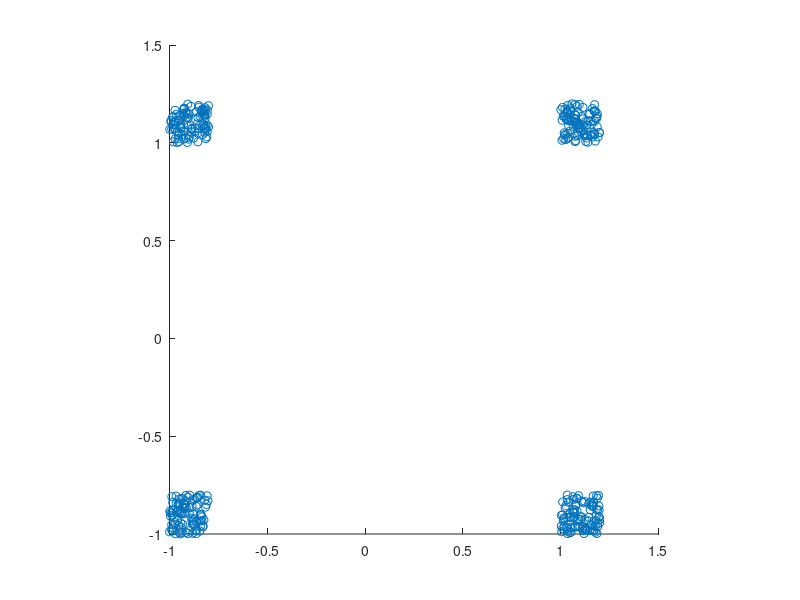

This chart was generated by the following MATLAB code: (Note: this script raises an error after producing the figure.)
%Warping test
MeanPoints=[-1 -1;1 1;-1 1;1 -1];
X=cell2mat(arrayfun(@(x) 0.2*rand(1,100)+x,MeanPoints(:,1)','UniformOutput',0));
Y=cell2mat(arrayfun(@(y) 0.2*rand(1,100)+y,MeanPoints(:,2)','UniformOutput',0));
scatter(X,Y);axis square

VarX=var(X);
VarY=var(Y);
CovXY=cov(X,Y);

for i=1:16
    Color=obj.ManData.ReshapeCell2Mat(ColorAxisTime{i},1)';
    Shape=obj.ManData.ReshapeCell2Mat(ShapeAxisTime{i},1)';
    Color=obj.ManData.SmoothData(Color,obj.WidthSmoothing,'SmoothingMethod',obj.SmoothingMethod,'DimSmoothing',2);
    Shape=obj.ManData.SmoothData(Shape,obj.WidthSmoothing,'SmoothingMethod',obj.SmoothingMethod,'DimSmoothing',2);

    % calculate covariance at each time point 
    Cov=arrayfun(@(x) cov(Color(:,x),Shape(:,x)),1:141,'UniformOutput',0);
    CovCol(:,i)=cellfun(@(x) x(1,1),Cov);
    CovSh(:,i)=cellfun(@(x) x(2,2),Cov);
    CovColSh1(:,i)=cellfun(@(x) x(1,2),Cov);  
    CovColSh2(:,i)=cellfun(@(x) x(2,1),Cov);     
end
figure
Col=copper(16);MM=10;
subplot(221);hold on
arrayfun(@(x) plot(AnalysisOpts.Time,CovCol(:,x),'color',Col(x,:)),1:16);title('color')
subplot(222);hold on
arrayfun(@(x) plot(AnalysisOpts.Time,CovSh(:,x),'color',Col(x,:)),1:16);title('shape')
subplot(223);hold on
arrayfun(@(x) plot(AnalysisOpts.Time,CovColSh1(:,x),'color',Col(x,:)),1:16);title('colorshape')
subplot(224);hold on
arrayfun(@(x) plot(AnalysisOpts.Time,CovColSh2(:,x),'color',Col(x,:)),1:16);title('colorshape')




% Define your covariance matrix
i=16;
figure
for T=1:5:141
    cla
    data_x=obj.ManData.ReshapeCell2Mat(ColorAxisTime{i},1)';
    data_y=obj.ManData.ReshapeCell2Mat(ShapeAxisTime{i},1)';
    Cov=arrayfun(@(x) cov(data_x(:,x),data_y(:,x)),1:141,'UniformOutput',0);
    
    data_x=data_x(:,T);
    data_y=data_y(:,T);
    cov_matrix = Cov{T};
    
    % Calculate eigenvalues and eigenvectors
    [eigenvec, eigenval] = eig(cov_matrix);
    
    % Determine major and minor axes
    major_axis = sqrt(max(diag(eigenval)));
    minor_axis = sqrt(min(diag(eigenval)));
    
    % Calculate the angle of rotation for the ellipse
    angle = atan2(eigenvec(2, 1), eigenvec(1, 1));
    
    % Create an array of angles for the ellipse
    theta = linspace(0, 2 * pi, 100);
    
    % Calculate the points on the ellipse
    x = major_axis * cos(theta);
    y = minor_axis * sin(theta);
    
    % Rotate the points to match the orientation of the major axis
    x_rotated = x * cos(angle) - y * sin(angle);
    y_rotated = x * sin(angle) + y * cos(angle);
    
    % Calculate the center of the ellipse (mean values of your data)
    center_x = mean(data_x);
    center_y = mean(data_y);
    
    % Translate the points to the center
    x_final = center_x + x_rotated;
    y_final = center_y + y_rotated;
    
    % Plot the ellipse and data points
    plot(x_final, y_final, 'b');  % Plot the ellipse in blue
    hold on;
    scatter(data_x, data_y, 'ro');  % Scatter plot of data points in red
    xlabel('Variable X');
    ylabel('Variable Y');
    title('Confidence Ellipse');
    axis equal;
    grid on;
    title(sprintf('T:%0.2f',AnalysisOpts.Time(T)))
    pause
end


% Define your covariance matrix
i=16;
figure
for T=1:5:141
    cla
    data_x=obj.ManData.ReshapeCell2Mat(ColorAxisTime{i},1)';
    data_y=obj.ManData.ReshapeCell2Mat(ShapeAxisTime{i},1)';
    Cov=arrayfun(@(x) cov(data_x(:,x),data_y(:,x)),1:141,'UniformOutput',0);
    
    data_x=data_x(:,T);
    data_y=data_y(:,T);
    cov_matrix = Cov{T};
    % Calculate the eigenvalues and eigenvectors of the covariance matrix
    [eigenvectors, eigenvalues] = eig(cov_matrix);
    
    % Extract the major and minor eigenvalues
    major_eigenvalue = max(diag(eigenvalues));
    minor_eigenvalue = min(diag(eigenvalues));
    
    % Determine the angle of rotation for the rectangle
    angle = atan2(eigenvectors(2, 1), eigenvectors(1, 1));
    
    % Calculate the standard deviations along each axis
    std_major = sqrt(major_eigenvalue);
    std_minor = sqrt(minor_eigenvalue);
    
    % Calculate the half-lengths of the sides of the rectangle
    half_width = 2 * std_minor;
    half_height = 2 * std_major;
    
    % Calculate the center of the rectangle (mean values of your data)
    center_x = mean(data_x);
    center_y = mean(data_y);
    
    % Calculate the coordinates of the four corners of the rotated rectangle
    x1 = center_x + half_width * cos(angle) - half_height * sin(angle);
    y1 = center_y + half_width * sin(angle) + half_height * cos(angle);
    x2 = center_x - half_width * cos(angle) - half_height * sin(angle);
    y2 = center_y - half_width * sin(angle) + half_height * cos(angle);
    x3 = center_x - half_width * cos(angle) + half_height * sin(angle);
    y3 = center_y - half_width * sin(angle) - half_height * cos(angle);
    x4 = center_x + half_width * cos(angle) + half_height * sin(angle);
    y4 = center_y + half_width * sin(angle) - half_height * cos(angle);
    
    % Plot the rotated rectangle and data points
    plot([x1, x2, x3, x4, x1], [y1, y2, y3, y4, y1], 'b');  % Plot the rotated rectangle in blue
    hold on;
    scatter(data_x, data_y, 'ro');  % Scatter plot of data points in red
    xlabel('Variable X');
    ylabel('Variable Y');
    title('Rotated Rectangle Representation');
    axis equal;
    grid on;
    title(sprintf('T:%0.2f',AnalysisOpts.Time(T)))
    pause
end



%% plot superimpose rectangles during learning 
figure
Col=copper(16);
k=1;
for T=[0:0.05:0.4]
    Ta=find(AnalysisOpts.Time>=T,1,'first');
        subplot(3,3,k)
    for i=[1:16]
        
        data_x=obj.ManData.ReshapeCell2Mat(ColorAxisTime{i},1)';
        data_y=obj.ManData.ReshapeCell2Mat(ShapeAxisTime{i},1)';
        
        data_x=obj.ManData.SmoothData(data_x,obj.WidthSmoothing,'SmoothingMethod',obj.SmoothingMethod,'DimSmoothing',2);
        data_y=obj.ManData.SmoothData(data_y,obj.WidthSmoothing,'SmoothingMethod',obj.SmoothingMethod,'DimSmoothing',2);

        Cov=arrayfun(@(x) cov(data_x(:,x),data_y(:,x)),1:141,'UniformOutput',0);
        
        data_x=data_x(:,Ta);
        data_y=data_y(:,Ta);
        cov_matrix = Cov{Ta};
        CovRectangle(data_x,data_y,cov_matrix,Ta,Col,i,0)
        % CovEllipse(data_x,data_y,cov_matrix,T,Col,i)
       % CovParralelogram(data_x,data_y,cov_matrix,Ta,Col,i,0)
    end
    k=k+1;
end


%% plot encoding for each object 

Col=copper(16);
for i=[1:16 ]
    k=1;figure
    for T=[0:0.05:0.4]
        Ta=find(AnalysisOpts.Time>=T,1,'first');
                
        subplot(3,3,k)
        data_x=obj.ManData.ReshapeCell2Mat(ColorAxisTime{i},1)';
        data_y=obj.ManData.ReshapeCell2Mat(ShapeAxisTime{i},1)';
        
        data_x=obj.ManData.SmoothData(data_x,obj.WidthSmoothing,'SmoothingMethod',obj.SmoothingMethod,'DimSmoothing',2);
        data_y=obj.ManData.SmoothData(data_y,obj.WidthSmoothing,'SmoothingMethod',obj.SmoothingMethod,'DimSmoothing',2);

        Cov=arrayfun(@(x) cov(data_x(:,x),data_y(:,x)),1:141,'UniformOutput',0);
        
        data_x=data_x(:,Ta);
        data_y=data_y(:,Ta);
        cov_matrix = Cov{Ta};
        CovRectangle(data_x,data_y,cov_matrix,Ta,Col,i,2)
        %CovParralelogram(data_x,data_y,cov_matrix,Ta,Col,i,1)
        k=k+1;
    end
end
%%
